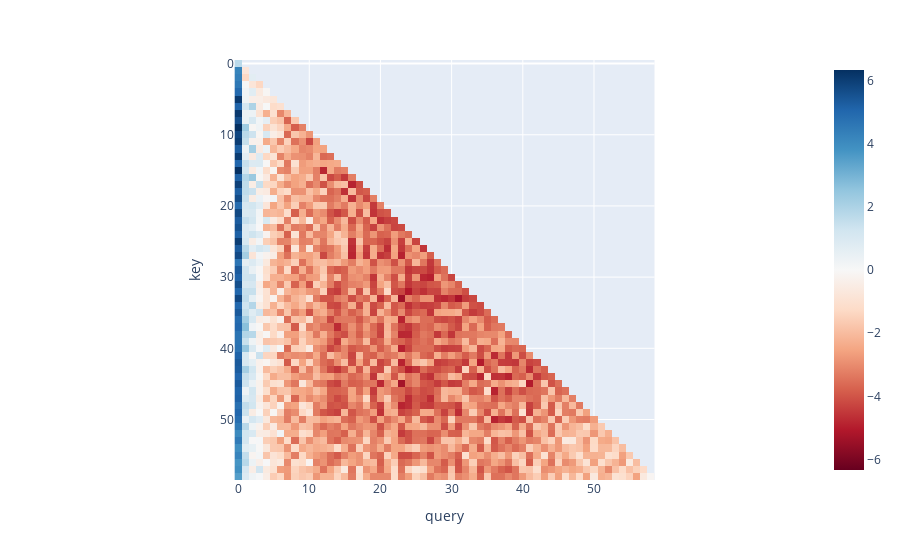

Notebook code cell kept with this figure:
### Markdown cell above
Oops, again almost $82\%$! How is that possible that the attention heads that attend to "mine" and "their" moves can provide such a good predictions for emptiness? That's easy: everything is linear, and the last two heads compensate each other: one looks for "mine" moves and the other one for "their", so if their output matrices are appropriately aligned, they can work together to aggregate the full set of moves. To visualize this fact, let us draw the sum of the corresponding attention scores (it doesn't have direct meaning, but demonstrates the possibility of “compensation”).

### Code cell
imshow(
    np.sum(
        [
            get_attention_scores(game=2, head=head)
            for head in head_vs_accuracy["head"].values[-2:]
        ],
        axis=0,
    ),
    aspect="equal",
    xaxis="query",
    yaxis="key",
)

### Figure 1 — Plotly figure (JSON) as saved in the notebook; plotly's stock layout.template omitted (floating-point values rounded to 4 significant figures; data arrays with more than 128 entries replaced by an {"elided": "..."} marker saying what was removed)
{"data": [{"coloraxis": "coloraxis", "hovertemplate": "x: %{x}<br>y: %{y}<br>color: %{z}<extra></extra>", "name": "0", "type": "heatmap", "xaxis": "x", "yaxis": "y", "z": {"elided": "59x59 float values"}}], "layout": {"coloraxis": {"cmid": 0, "colorscale": [[0, "rgb(103,0,31)"], [0.1, "rgb(178,24,43)"], [0.2, "rgb(214,96,77)"], [0.3, "rgb(244,165,130)"], [0.4, "rgb(253,219,199)"], [0.5, "rgb(247,247,247)"], [0.6, "rgb(209,229,240)"], [0.7, "rgb(146,197,222)"], [0.8, "rgb(67,147,195)"], [0.9, "rgb(33,102,172)"], [1, "rgb(5,48,97)"]]}, "margin": {"t": 60}, "xaxis": {"anchor": "y", "constrain": "domain", "domain": [0, 1], "scaleanchor": "y", "title": {"text": "query"}}, "yaxis": {"anchor": "x", "autorange": "reversed", "constrain": "domain", "domain": [0, 1], "title": {"text": "key"}}}}
